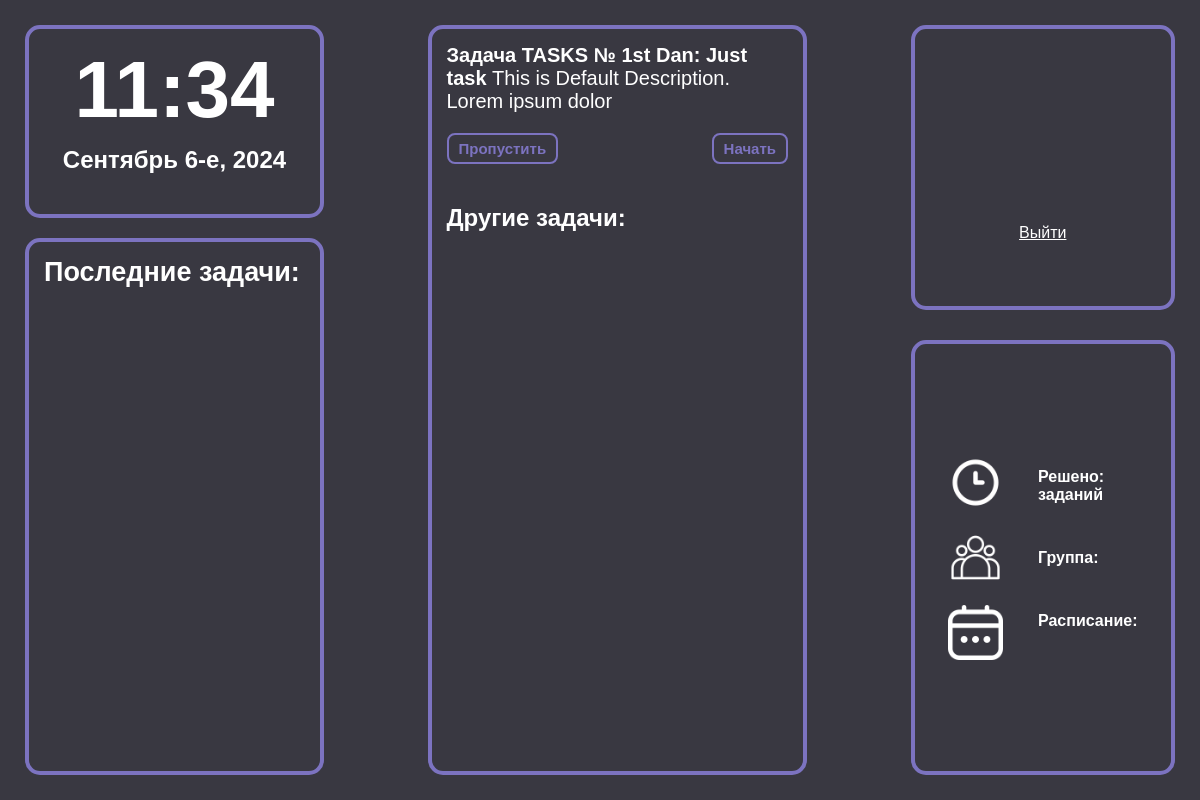
The app's page /skip_task/ with its own data.
### tasks/models.py (models this page shows)
class Task(models.Model):
    title = models.CharField("Название", max_length=80, default=default_title)
    description = models.TextField("Описание", max_length=8000, default=default_description)
    difficulty = models.CharField("Сложность", choices=DIFFICULTY_CHOICES, default="1st Dan", max_length=10)
    created_at = models.DateField("Дата", auto_created=True)
    input_data = models.TextField("Входные данные", max_length=200, default="Введите входные данные" )
    output_data = models.TextField("Выходные данные", max_length=200, default="Введите выходные данные")
    def __str__(self):
        return f'{self.difficulty}: {self.title}'

### tasks/views.py (the view)
# urls.py: path('skip_task/', skip_task, name='skip_task'),
def skip_task(req):
    all_tasks = Task.objects.all()
    new_random_task = random.choice(all_tasks)
    obj = {
        'new_random_task': new_random_task,
        'user': req.user,
    }
    return render(req, "main.html", obj)

### tasks/templates/main.html (shortened to what this page needs)
{% load static %}
<!DOCTYPE html>
<html lang="en">
<head>
</head>
<body>
    <div class="wrapper">
        <div class="left">
            <div class="date">
                <h2 class="date-time">
                </h2>
                <h3 class="date-string">
                </h3>
            </div>
            <div class="tasks">
                <h3 class="tasks-heading">
                    Последние задачи:
                </h3>
            </div>
        </div>
        <div class="center">
            <div class="recommend">
                <h3 class="recommend-heading">
                    <b>
                        Задача TASKS №
                        {{ new_random_task }}
                    </b>
                    <span class="substring">
                        {% if new_random_task.description|length > 179 %}
                            {{ new_random_task.description|slice:"0:179" }}...
                        {% else %}
                            {{ new_random_task.description }}
                        {% endif %}
                    </span>
                </h3>
                <div class="recommend-buttons">
                    <a href="{% url 'main' %}" class="recommend-button">
                        Пропустить
                    </a>
                    <a href="/solve/{{ new_random_task.id }}" class="recommend-button">
                        Начать
                    </a>
                </div>
            </div>
            <div class="others">
                <h3 class="others-heading">
                    Другие задачи:
                </h3>
            </div>
        </div>
        <div class="right">
            <div class="profile">
                <div class="profile-image">
                    <form
                        action=""
                        method="post"
                        class="profile-form"
                        enctype="multipart/form-data"
                    >
                    </form>
                </div>
                <a style="color: #fff;" href="/logout">
                    Выйти
                </a>
            </div>
            <div class="statistic">
                <div class="statistic-item">
                    <div class="statistic-icon">
                        <img class="icon-stat" src="{% static 'tasks/img/решено_stat.png' %}" alt="">
                        <img class="icon-stat" src="{% static 'tasks/img/группа_stat.png' %}" alt="">
                        <img class="icon-stat" src="{% static 'tasks/img/расписание_stat.png' %}" alt="">
                    </div>
                    <div class="statistic-text">
                        <p class="profile-stat"> Решено: <br> {{ profile.solved_problems }} заданий </p>
                        <p class="profile-stat"> Группа: <br> {{ profile.groups }} </p>
                        <p class="profile-stat"> Расписание: <br> {{ profile.schedule_day }} <br> {{ profile.schedule_time }} </p>
                    </div>
                </div>
            </div>
    </div>
</body>
</html>

### tasks/templates/main.html (style rules this page uses)
* { padding: 0; margin: 0; box-sizing: border-box; font-family: Arial, Helvetica, sans-serif; }
body { --main-color: #7C73C0; --secondary-color: #fff; transition: all .3s; background-color: #393841; }
.wrapper { display: flex; justify-content: space-between; gap: 30px; max-height: 100vh; padding: 25px; }
.left { display: flex; flex-direction: column; gap: 20px; width: 26%; position: relative; }
.date { width: 100%; height: 200px; border-radius: 15px; padding: 15px; display: flex; align-items: center; flex-direction: column; border: 4px solid var(--main-color); }
.date-time { font-size: 80px; color: var(--secondary-color); margin-bottom: 10px; }
.date-string { font-size: 24px; color: var(--secondary-color); }
.tasks { max-width: 100%; height: 70vh; border-radius: 15px; padding: 15px; border: 4px solid var(--main-color); display: flex; flex-direction: column; gap: 15px; text-decoration: none; overflow-y: auto }
.tasks-heading { font-size: 27px; color: var(--secondary-color); margin-bottom: 18px; }
.center { width: 33%; display: flex; flex-direction: column; border: 4px solid var(--main-color); border-radius: 15px; padding: 15px; }
.recommend { width: 100%; color: var(--secondary-color); margin-bottom: 40px; }
.recommend-heading { font-size: 20px; font-weight: 400; margin-bottom: 20px; }
.recommend-buttons { display: flex; justify-content: space-between; }
.recommend-button { border: 2px solid var(--main-color); border-radius: 8px; padding: 5px 10px; font-size: 15px; color: var(--main-color); font-weight: 600; cursor: pointer; transition: all 0.2s; background: transparent; }
.others-heading { font-size: 24px; margin-bottom: 20px; color: var(--secondary-color); }
.recommend-button { text-decoration: none; color: var(--main-color); }
.right { width: 23%; display: flex; flex-direction: column; justify-content: space-between; }
.profile { border: 4px solid var(--main-color); border-radius: 15px; width: 100%; height: 38%; display: flex; flex-direction: column; justify-content: center; align-items: center; gap: 20px; position: relative; }
.statistic { border: 4px solid var(--main-color); border-radius: 15px; width: 100%; height: 58%; }
.profile-image { overflow: hidden; width: 90px; height: 90px; border-radius: 50%; position: relative; }
.profile-form { position: absolute; width: 100%; height: 100%; }
.statistic { border: solid 4px var(--main-color); border-radius: 15px; width: 100%; height: 58%; display: flex; justify-content: center; align-items: center; }
.statistic-item { display: flex; justify-content: space-around; }
.statistic-icon { display: flex; flex-direction: column; gap: 20px; padding-right: 35px; }
.statistic-text { display: flex; flex-direction: column; justify-content: space-around; color: var(--secondary-color); font-size: 16px; font-weight: 550; gap: 20px; }
.icon-stat { width: 55px; height: 55px; }

### records on screen
Task: difficulty+title "1st Dan: Just task", description "This is Default Description. Lorem ipsum dolor"
